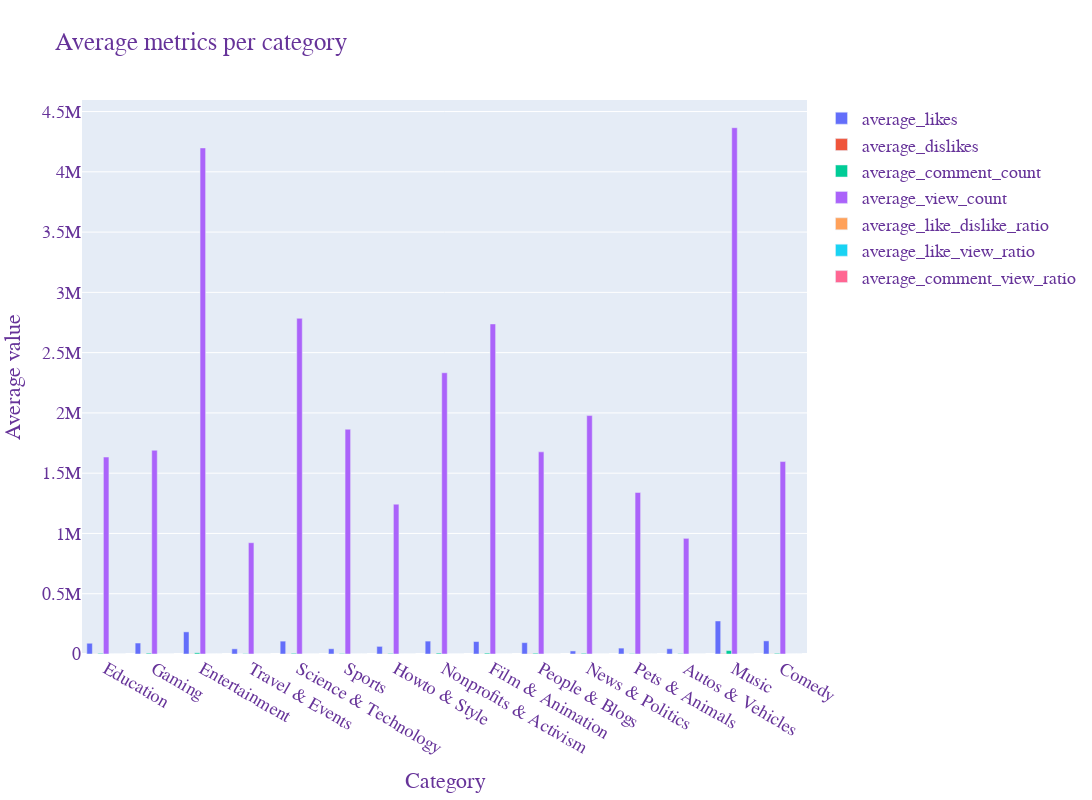

The notebook cell this image was saved under:
### Code cell
# graph the results on bar chart
import plotly.graph_objects as go

fig = go.Figure()

# Create a list of the columns to plot
columns = [
    "average_likes",
    "average_dislikes",
    "average_comment_count",
    "average_view_count",
    "average_like_dislike_ratio",
    "average_like_view_ratio",
    "average_comment_view_ratio"
]

# Create the bar chart
for column in columns:
    fig.add_trace(go.Bar(
        x=result.select("categoryTitle").toPandas()["categoryTitle"],
        y=result.select(column).toPandas()[column],
        name=column
    ))

# Update the layout
fig.update_layout(
    barmode='group',
    title="Average metrics per category",
    xaxis_title="Category",
    yaxis_title="Average value",
    font=dict(
        family="Courier New, monospace",
        size=18,
        color="RebeccaPurple"
    )
)

# change height to 1200px
fig.update_layout(
    autosize=False,
    width=1200,
    height=800
)

fig.show()

### Figure 1 — Plotly figure (JSON) as saved in the notebook; plotly's stock layout.template omitted (floating-point values rounded to 4 significant figures)
{"data": [{"name": "average_likes", "type": "bar", "x": ["Education", "Gaming", "Entertainment", "Travel & Events", "Science & Technology", "Sports", "Howto & Style", "Nonprofits & Activism", "Film & Animation", "People & Blogs", "News & Politics", "Pets & Animals", "Autos & Vehicles", "Music", "Comedy"], "y": [89190.0, 91040.0, 183700.0, 42850.0, 106800.0, 43440.0, 63190.0, 107000.0, 103400.0, 94140.0, 25390.0, 48910.0, 43900.0, 274000.0, 108800.0]}, {"name": "average_dislikes", "type": "bar", "x": ["Education", "Gaming", "Entertainment", "Travel & Events", "Science & Technology", "Sports", "Howto & Style", "Nonprofits & Activism", "Film & Animation", "People & Blogs", "News & Politics", "Pets & Animals", "Autos & Vehicles", "Music", "Comedy"], "y": [625.9, 742.1, 1194.0, 274.2, 1181.0, 522.9, 1060.0, 941.4, 636.0, 1417.0, 1070.0, 327.3, 265.7, 2516.0, 870.3]}, {"name": "average_comment_count", "type": "bar", "x": ["Education", "Gaming", "Entertainment", "Travel & Events", "Science & Technology", "Sports", "Howto & Style", "Nonprofits & Activism", "Film & Animation", "People & Blogs", "News & Politics", "Pets & Animals", "Autos & Vehicles", "Music", "Comedy"], "y": [5322.0, 6823.0, 9867.0, 2584.0, 5803.0, 3709.0, 4628.0, 7395.0, 7265.0, 6274.0, 5779.0, 3183.0, 3426.0, 28470.0, 5658.0]}, {"name": "average_view_count", "type": "bar", "x": ["Education", "Gaming", "Entertainment", "Travel & Events", "Science & Technology", "Sports", "Howto & Style", "Nonprofits & Activism", "Film & Animation", "People & Blogs", "News & Politics", "Pets & Animals", "Autos & Vehicles", "Music", "Comedy"], "y": [1634000.0, 1690000.0, 4198000.0, 923200.0, 2785000.0, 1865000.0, 1243000.0, 2333000.0, 2738000.0, 1677000.0, 1978000.0, 1340000.0, 959500.0, 4366000.0, 1596000.0]}, {"name": "average_like_dislike_ratio", "type": "bar", "x": ["Education", "Gaming", "Entertainment", "Travel & Events", "Science & Technology", "Sports", "Howto & Style", "Nonprofits & Activism", "Film & Animation", "People & Blogs", "News & Politics", "Pets & Animals", "Autos & Vehicles", "Music", "Comedy"], "y": [107.2, 81.46, 84.69, 69.92, 60.22, 42.25, 81.98, 120.1, 92.28, 98.64, 17.13, 108.4, 70.05, 101.2, 130.6]}, {"name": "average_like_view_ratio", "type": "bar", "x": ["Education", "Gaming", "Entertainment", "Travel & Events", "Science & Technology", "Sports", "Howto & Style", "Nonprofits & Activism", "Film & Animation", "People & Blogs", "News & Politics", "Pets & Animals", "Autos & Vehicles", "Music", "Comedy"], "y": [0.05904, 0.05253, 0.05074, 0.04948, 0.04544, 0.02056, 0.05835, 0.06472, 0.05756, 0.06203, 0.0134, 0.04969, 0.04934, 0.0708, 0.076]}, {"name": "average_comment_view_ratio", "type": "bar", "x": ["Education", "Gaming", "Entertainment", "Travel & Events", "Science & Technology", "Sports", "Howto & Style", "Nonprofits & Activism", "Film & Animation", "People & Blogs", "News & Politics", "Pets & Animals", "Autos & Vehicles", "Music", "Comedy"], "y": [0.004567, 0.004064, 0.003703, 0.00404, 0.003329, 0.002782, 0.004784, 0.006652, 0.00446, 0.004513, 0.004597, 0.003708, 0.004207, 0.005233, 0.004982]}], "layout": {"autosize": false, "barmode": "group", "font": {"color": "RebeccaPurple", "family": "Courier New, monospace", "size": 18}, "height": 800, "title": {"text": "Average metrics per category"}, "width": 1200, "xaxis": {"title": {"text": "Category"}}, "yaxis": {"title": {"text": "Average value"}}}}
